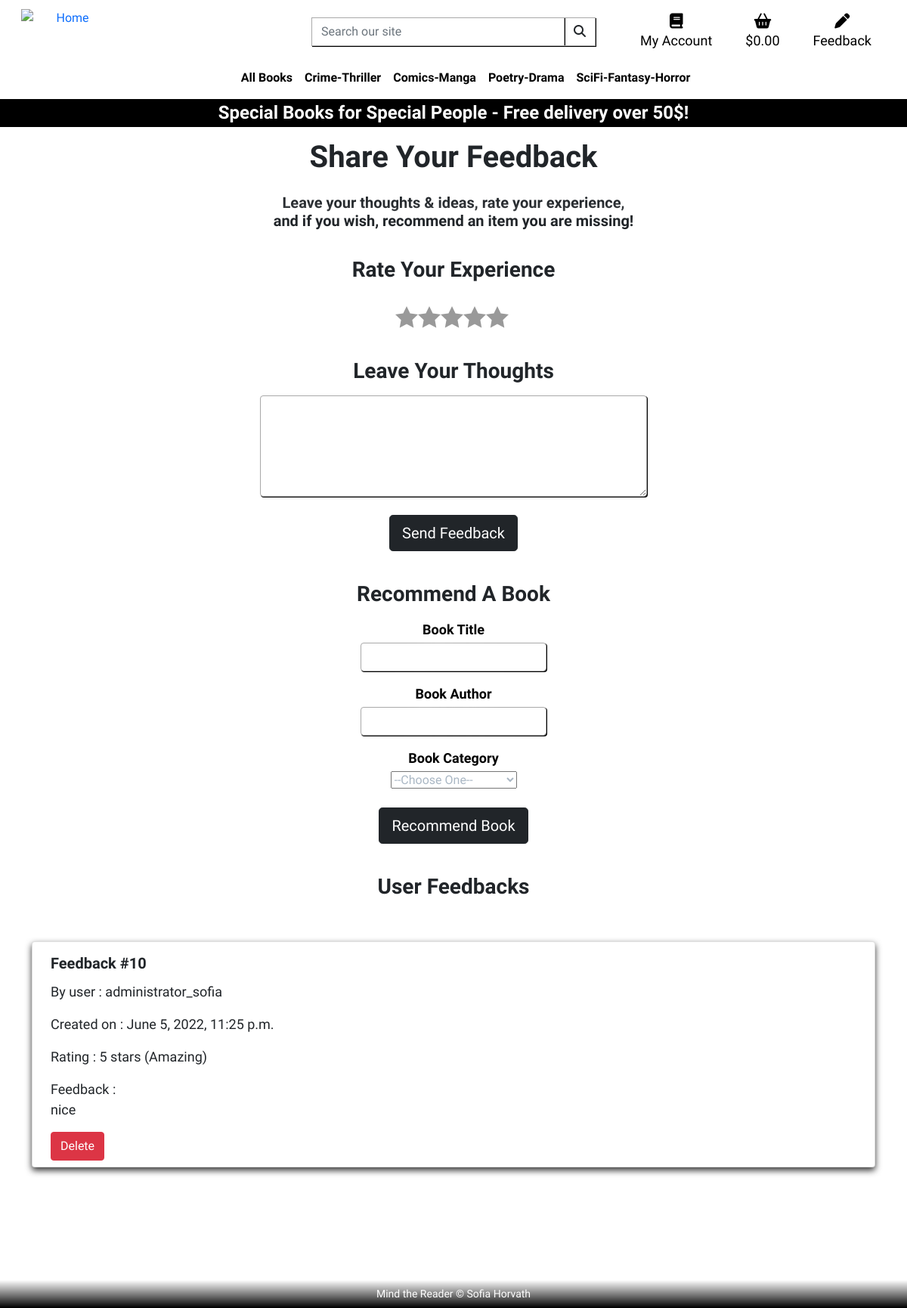
The app's page /feedback/ (signed in) with its own data.
### feedback/models.py (models this page shows)
class Feedback(models.Model):
    rating_point = models.IntegerField(null=True, blank=True)
    rating_description = models.CharField(max_length=255, blank=True, null=True)
    content = models.TextField(blank=True, null=True)
    created = models.DateTimeField(auto_now_add=True, blank=True, null=True)
    user = models.ForeignKey(settings.AUTH_USER_MODEL, on_delete=models.CASCADE, blank=True, null=True)

### feedback/views.py (the view, shortened to what this page needs)
# urls.py: path('', views.feedback, name='feedback'),
def feedback(request):
    context = {}
    context['feedbacks'] = Feedback.objects.all()
    if request.method == "POST" and request.POST.get('feedback-to-delete'):
        feedback = Feedback.objects.filter(id=request.POST['feedback-to-delete']).first()
        feedback.delete()
        messages.success(request, 'Feedback was deleted.')
        return render(request, 'feedback/feedback.html', context=context)
    return render(request, 'feedback/feedback.html', context=context)

### shopping_bag/contexts.py (called while the page is built, shortened)
def my_bag_contents(request):
    bag_items = []
    total = 0
    product_count = 0
    bag = request.session.get('bag', {})
    if total < settings.FREE_DELIVERY_THRESHOLD:
        delivery = total * Decimal(settings.STANDARD_DELIVERY_PERCENTAGE / 100)
        free_delivery_delta = settings.FREE_DELIVERY_THRESHOLD - total
    else:
        delivery = 0
        free_delivery_delta = 0
    grand_total = delivery + total
    context = {
        'bag_items': bag_items,
        'total': total,
        'product_count': product_count,
        'delivery': delivery,
        'free_delivery_delta': free_delivery_delta,
        'free_delivery_threshold': settings.FREE_DELIVERY_THRESHOLD,
        'grand_total': grand_total,
    }
    return context

### feedback/templates/feedback/feedback.html (shortened to what this page needs)
{% extends 'base.html' %}
{% block content %}
<div class="container main-container">
    <section>
        <header>
            <div class="row page-title mb-3">
                <div class="col">
                    <h1 class="text-dark bold text-center mt-4">Share Your Feedback</h1>
                </div>
            </div>
            <div class="row mt-2 mb-4">
                <h5 class="text-center white-shadow site-intro">
                    Leave your thoughts & ideas, rate your experience,
                    <br>and if you wish, recommend an item you are missing!
                </h5>
            </div>
        </header>
        <div class="row">
            <div class="center-container">
                <form method="POST">
                    <h3 class="text-dark bold white-shadow mt-1 mb-3">Rate Your Experience</h3>
                    <div class="center-container" id="ratings-div">
                        <fieldset id="ratings" name="ratings" class="center-container starability-fade">
                            <label for="rate1" title="Terrible">1 star</label>
                            <label for="rate2" title="Not good">2 stars</label>
                            <label for="rate3" title="Average">3 stars</label>
                            <label for="rate4" title="Very good">4 stars</label>
                            <label for="rate5" title="Amazing">5 stars</label>
                        </fieldset>
                    </div>
                    <div class="center-container mt-4">
                        <div class="row">
                            <h3 class="text-dark bold white-shadow mb-3">Leave Your Thoughts</h3>
                            <textarea id="feedback" name="feedback" rows="5" class="form-control"></textarea>
                        </div>
                    </div>
                    <br>
                    <div class="text-center">
                        <input type="submit" value="Send Feedback" class="btn btn-lg btn-dark text-center"/>
                    </div>
                </form>
            </div>
        </div>
        <br>
        <div class="row mt-3 mb-3">
            <h3 class="text-center text-dark bold white-shadow mb-3">Recommend A Book</h3>
            <div class="center-container">
                <form method="POST">
                    <div class="form-group mb-3">
                        <label class="mb-1 white-shadow bold" for="book_title">Book Title</label>
                        <input type="text" class="form-control"
                               id="book_title" name="book_title" required/>
                    </div>
                    <div class="form-group mb-3">
                        <label class="mb-1 white-shadow bold" for="book_author">Book Author</label>
                        <input type="text" class="form-control"
                               id="book_author" name="book_author" required/>
                    </div>
                    <div class="form-group mb-4">
                        <label class="mb-1 white-shadow bold" for="book_category">Book Category</label>
                        <br>
                        <select class="picklists" name="book_category" id="book_category" required>
                          <option label="--Choose One--"></option>
                          <option value="Crime-Thriller">Crime-Thriller</option>
                        </select>
                    </div>
                    <div class="form-group mb-3">
                        <input type="submit" value="Recommend Book"
                               class="btn btn-lg btn-dark"/>
                    </div>
                </form>
            </div>
        </div>
        <div class="row mt-4 mb-3">
            <h3 class="text-center text-dark white-shadow bold mb-3">User Feedbacks</h3>
        </div>
        <br>
        <div class="row">
            {% for f in feedbacks %}
                <div class="card card-shadow card-blog mb-3">
                    <article class="row">
                        <div>
                            <h5 class="mt-3 feedback-post-title"><strong>Feedback #{{f.id}}</strong></h5>
                        </div>
                        <div>
                            <p class="mt-1">By user : {{f.user}}</p>
                            <p>Created on : {{f.created}}</p>
                            <p>Rating : {{f.rating_point}} stars ({{f.rating_description}})</p>
                            <p>Feedback :<br>{{f.content|default:"N/A"}}</p>
                        </div>
                    </article>
                    {% if request.user == f.user or request.user.is_superuser %}
                        <form method="POST">
                            <div class="row mb-2">
                                <div class="col-12">
                                    <input type="submit" value="Delete" class="btn btn-md btn-danger">
                                </div>
                            </div>
                        </form>
                    {% endif %}
                </div>
            {% endfor %}
        </div>
    </section>
</div>
{% endblock content %}

### static/css/style.css (style rules this page uses)
:root { --darkgray: rgba(33,37,41); --hover-shadow: 0 0 10px black; --card-shadow: 0 4px 8px 0 rgba(0, 0, 0, 0.9); --black-text-border: -1px 0 black, 0 1.2px black, 1.2px 0 black, 0 -1px black; --strong-text-shadow: 3px 3px 4px black, 0 0 35px black, 0 0 20px black; --strong-text-shadow-white: 3px 3px 4px white, 0 0 35px white, 0 0 20px white; --facebook: #0b5ed7; --twitter: #31d2f2; --email: #777777; --whatsapp: #25d366; }
* { box-sizing: border-box; font-family: 'Philosopher', sans-serif; }
body { margin: 100px 0 170px 0 !important; flex-wrap: wrap; clear: both; }
.background { background-size: cover; background-position: center center; background-attachment: fixed; background-repeat: no-repeat; background-image: url('background.png'); }
header, main { padding: 0 !important; margin: 0 !important; }
.bold, h1,h2,h3,h4,h5 { font-weight: bold !important; }
.row { margin-right: 0 !important; margin-left: 0 !important; padding-right: 0 !important; padding-left: 0 !important; }
hr, label, .page-title { color: black; }
p, label { font-size:18px; }
.white-shadow { text-shadow: var(--strong-text-shadow-white); }
.form-control { border: 1px solid darkgray !important; box-shadow: 1px 1px black !important; }
.card-shadow { box-shadow: 0 4px 8px 0 rgba(0, 0, 0, 0.8); }
.center-container { margin: auto; display: flex; width: auto; align-items: center; text-align: center; }
.main-container { margin-top: 10rem !important; }
select, select option { color: #000000; }
select:invalid, select option[value=""] { color: #aab7c4 !important; }
#ratings-div { background-color: rgba(255,255,255,0.8); border-radius: 5px; }
#ratings { padding: 0.9rem 0.5rem 0 0.5rem; }
.starability-fade { display: block; position: relative; width: 170px; min-height: 60px; padding: 0; border: none; will-change: contents; }
.starability-fade > input:checked ~ label, .starability-fade > input:focus ~ label { background-position: 0 0; }
.starability-fade > label { position: relative; display: inline-block; float: left; width: 30px; height: 30px; font-size: 0.5em; color: transparent; cursor: pointer; background-repeat: no-repeat; background-position: 0 -30px; }
.starability-fade > label::before { content: ''; position: absolute; display: block; height: 30px; background-position: 0 30px; pointer-events: none; opacity: 0; }
.starability-fade > label:nth-of-type(5)::before { width: 120px; left: -120px; }
.starability-fade > label:nth-of-type(4)::before { width: 90px; left: -90px; }
.starability-fade > label:nth-of-type(3)::before { width: 60px; left: -60px; }
.starability-fade > label:nth-of-type(2)::before { width: 30px; left: -30px; }
.starability-fade > label:nth-of-type(1)::before { width: 0px; left: 0px; }
.starability-fade > label::after { content: ' '; position: absolute; opacity: 0; width: 30px; height: 30px; background-repeat: no-repeat; background-position: 0 -30px; bottom: 30px; left: 0; }

### records on screen
Feedback: id "10", user "administrator_sofia", created "June 5, 2022, 11:25 p.m.", rating_point "5", rating_description "Amazing", content "nice"
